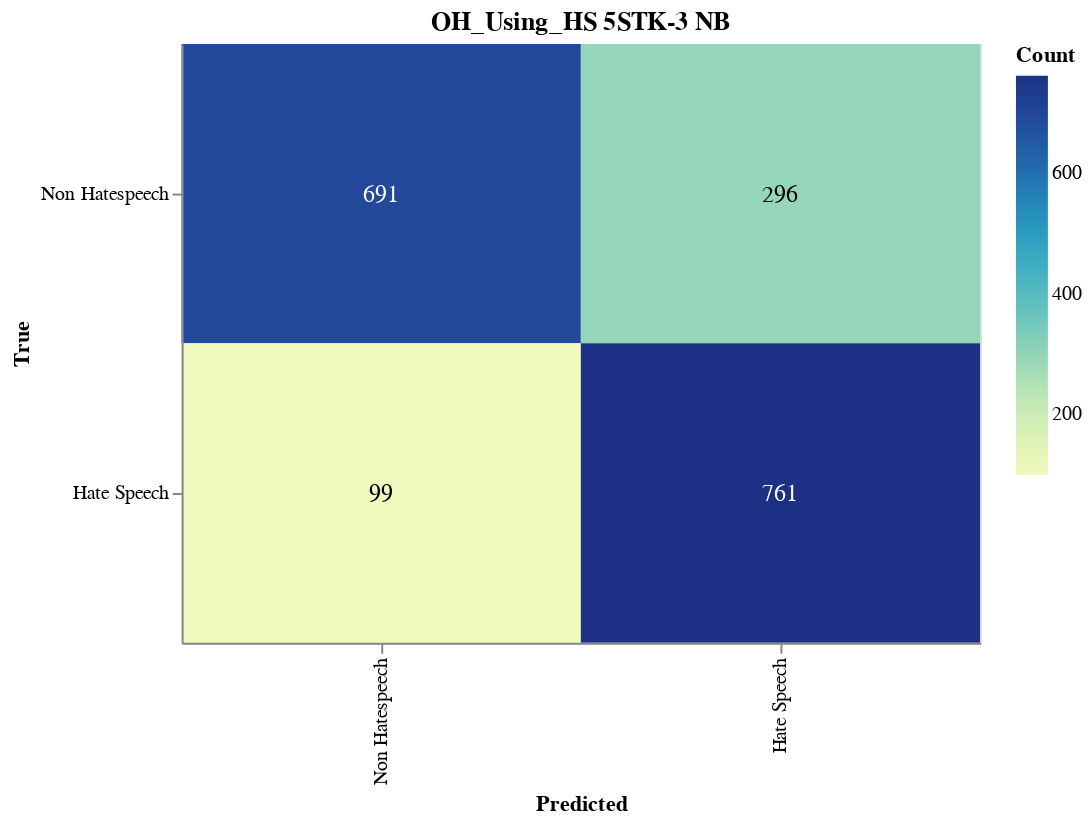

Notebook code for this chart:
### Markdown cell above
#### Save CM

### Code cell
import altair as alt
import altair_saver
import pandas as pd
from sklearn.metrics import confusion_matrix

# Calculate the confusion matrix
cm = confusion_matrix(y_val, adjusted_predictions)

# Define class names
class_names = ['Non Hatespeech', 'Hate Speech']

# Convert confusion matrix to DataFrame
cm_df = pd.DataFrame(cm, index=class_names, columns=class_names).reset_index().melt(id_vars='index')
cm_df.columns = ['True', 'Predicted', 'Count']

# Ensure the order of categories
cm_df['True'] = pd.Categorical(cm_df['True'], categories=class_names, ordered=True)
cm_df['Predicted'] = pd.Categorical(cm_df['Predicted'], categories=class_names, ordered=True)

# Create the Altair plot
heatmap = alt.Chart(cm_df).mark_rect().encode(
    x=alt.X('Predicted:O', sort=class_names),
    y=alt.Y('True:O', sort=class_names),
    color='Count:Q',
    tooltip=['True', 'Predicted', 'Count']
).properties(
    width=400,
    height=300,
    title='OH_Using_HS 5STK-3 NB'
)

# Add text labels
text = heatmap.mark_text(
    align='center',
    baseline='middle',
    fontSize=12
).encode(
    text='Count:Q',
    color=alt.condition(
        alt.datum.Count > cm.max() / 2,
        alt.value('white'),
        alt.value('black')
    )
)

# Combine heatmap and text
final_chart = heatmap + text

# Display the plot
final_chart.show()

### Figure 1 — Vega-Lite specification as saved in the notebook (floating-point values rounded to 4 significant figures)
{"config": {"view": {"continuousWidth": 300, "continuousHeight": 300}}, "layer": [{"mark": {"type": "rect"}, "encoding": {"color": {"field": "Count", "type": "quantitative"}, "tooltip": [{"field": "True", "type": "ordinal"}, {"field": "Predicted", "type": "ordinal"}, {"field": "Count", "type": "quantitative"}], "x": {"field": "Predicted", "sort": ["Non Hatespeech", "Hate Speech"], "type": "ordinal"}, "y": {"field": "True", "sort": ["Non Hatespeech", "Hate Speech"], "type": "ordinal"}}, "title": "OH_Using_HS 5STK-3 NB"}, {"mark": {"type": "text", "align": "center", "baseline": "middle", "fontSize": 12}, "encoding": {"color": {"condition": {"test": "(datum.Count > 380.5)", "value": "white"}, "value": "black"}, "text": {"field": "Count", "type": "quantitative"}, "tooltip": [{"field": "True", "type": "ordinal"}, {"field": "Predicted", "type": "ordinal"}, {"field": "Count", "type": "quantitative"}], "x": {"field": "Predicted", "sort": ["Non Hatespeech", "Hate Speech"], "type": "ordinal"}, "y": {"field": "True", "sort": ["Non Hatespeech", "Hate Speech"], "type": "ordinal"}}, "title": "OH_Using_HS 5STK-3 NB"}], "data": {"name": "data-be13b347b485aa50ddc1d1eb4b80888e"}, "height": 300, "width": 400, "$schema": "https://vega.github.io/schema/vega-lite/v5.17.0.json", "datasets": {"data-be13b347b485aa50ddc1d1eb4b80888e": [{"True": "Non Hatespeech", "Predicted": "Non Hatespeech", "Count": 691}, {"True": "Hate Speech", "Predicted": "Non Hatespeech", "Count": 99}, {"True": "Non Hatespeech", "Predicted": "Hate Speech", "Count": 296}, {"True": "Hate Speech", "Predicted": "Hate Speech", "Count": 761}]}}
